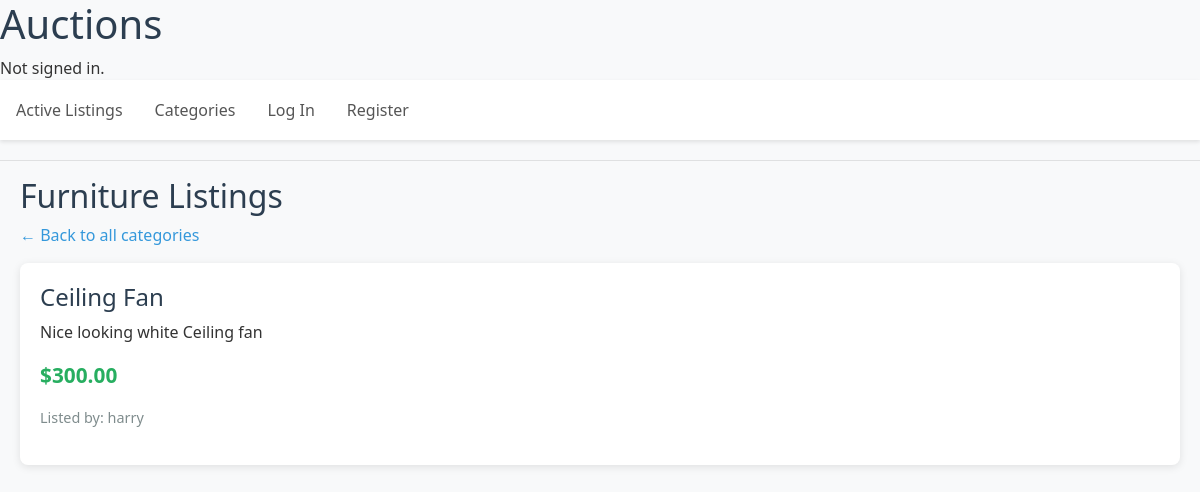
Page /category/furniture on the committed database.
### auctions/models.py (models this page shows, shortened)
class Listing(models.Model):
    title = models.CharField(max_length=64)
    description = models.TextField()
    starting_bid = models.DecimalField(max_digits=10, decimal_places=2)
    image_url = models.URLField(blank=True)
    category = models.CharField(max_length=64, blank=True)
    creator = models.ForeignKey(User, on_delete=models.CASCADE, related_name="listings")
    active = models.BooleanField(default=True)
    created_at = models.DateTimeField(auto_now_add=True)
    winner = models.ForeignKey(User, on_delete=models.SET_NULL, null=True, blank=True, related_name="won_auctions")
    last_updated = models.DateTimeField(auto_now=True)

class User(AbstractUser):
    pass
    watchlist = models.ManyToManyField("Listing", blank=True, related_name="watchers")

### auctions/views.py (the view)
# urls.py: path("category/<str:category_name>", views.category_listings, name="category_listings"),
def category_listings(request, category_name):
    listings = Listing.objects.filter(active=True, category=category_name)
    return render(request, "auctions/category_listings.html", {
        "category_name": category_name,
        "listings": listings
    })

### auctions/context_processors.py (called while the page is built, shortened)
def notification_counts(request):
    if not request.user.is_authenticated:
        return {}

### auctions/templates/auctions/category_listings.html (shortened to what this page needs)
{% extends "auctions/layout.html" %}
{% block body %}
<div class="container">
    <h2>{{ category_name|title }} Listings</h2>
    <p><a href="{% url 'categories' %}" style="color: #3498db;">← Back to all categories</a></p>
    {% if listings %}
        {% for listing in listings %}
            <div class="listing-card">
                <h3>
                    <a href="{% url 'listing' listing.id %}">{{ listing.title }}</a>
                </h3>
                <p>{{ listing.description }}</p>
                <p class="price">${{ listing.starting_bid }}</p>
                <p class="small-text">Listed by: {{ listing.creator.username }}</p>
            </div>
        {% endfor %}
    {% else %}
        <div class="listing-card">
            <p>No active listings in this category.</p>
            <a href="{% url 'index' %}" class="btn btn-primary">View All Listings</a>
        </div>
    {% endif %}
</div>
{% endblock %}

### auctions/static/auctions/styles.css (style rules this page uses)
body { font-family: 'Segoe UI', Tahoma, Geneva, Verdana, sans-serif; background-color: #f8f9fa; color: #333; }
h1, h2, h3 { color: #2c3e50; }
.listing-card { background: white; border-radius: 8px; padding: 20px; margin-bottom: 20px; box-shadow: 0 2px 8px rgba(0,0,0,0.1); transition: transform 0.2s, box-shadow 0.2s; }
.listing-card h3 { margin-top: 0; font-size: 1.5rem; }
.listing-card h3 a { color: #2c3e50; text-decoration: none; transition: color 0.3s; }
.price { font-size: 1.3rem; color: #27ae60; font-weight: bold; }
.container { max-width: 1200px; margin: 0 auto; padding: 0 20px; }
small, .small-text { color: #7f8c8d; font-size: 0.9rem; }

### rows in the picture
Listing: category "Furniture", title "Ceiling Fan", description "Nice looking white Ceiling fan", starting_bid "300.00", creator.username "harry"
